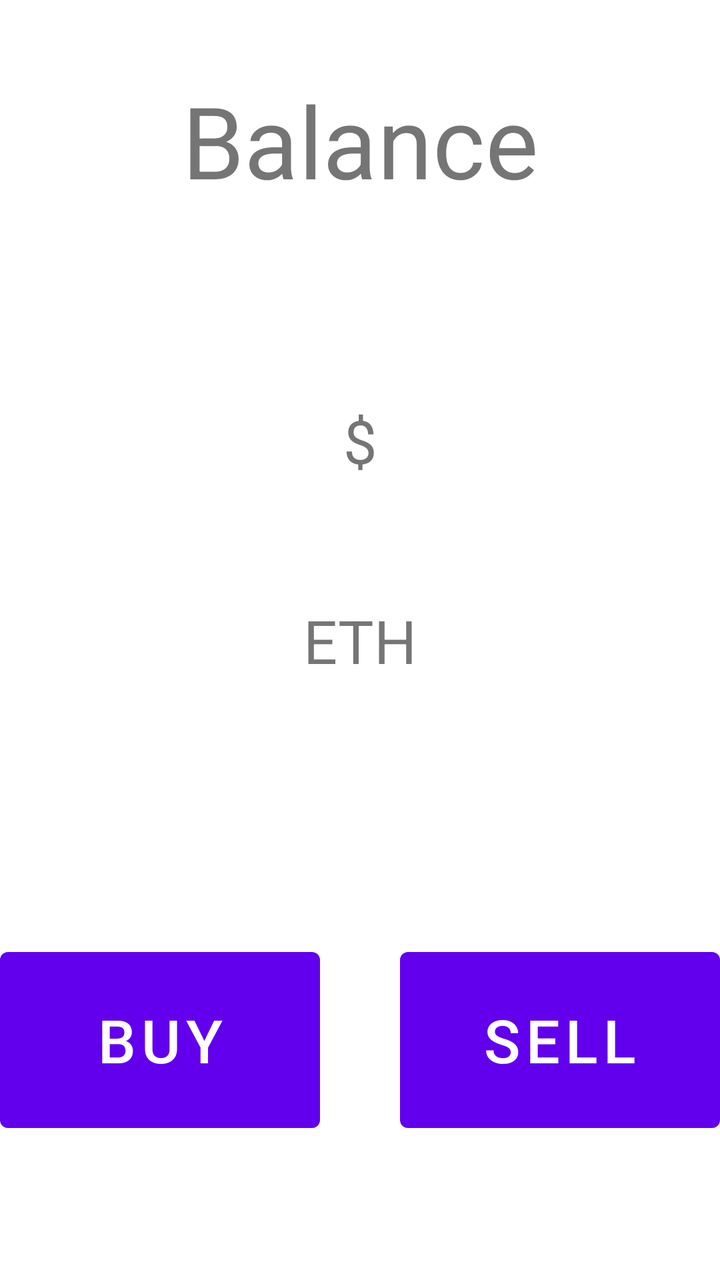
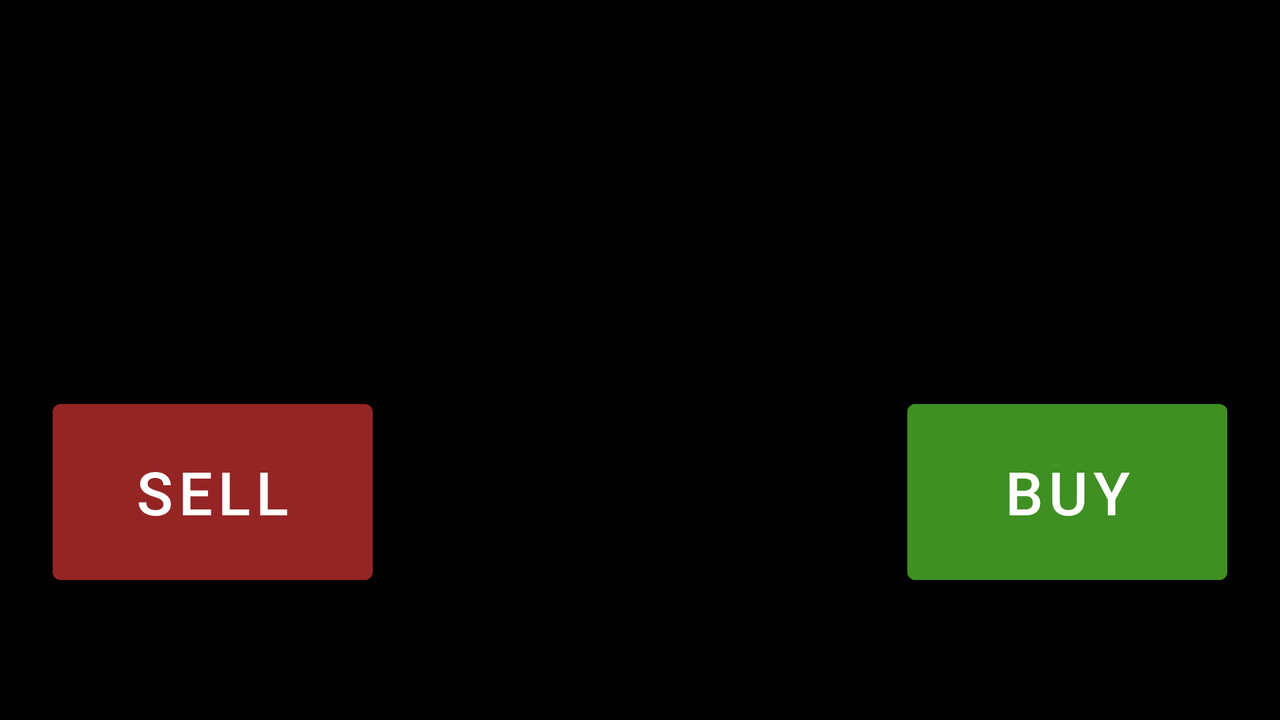

First picture: res/layout/ on a phone held upright. Second picture: the repository's own variant of that layout, on a device whose configuration matches the variant's folder. Source for both follows.
<!-- AndroidManifest.xml: application theme Theme.Blockchain -->
<!-- res/layout/fragmentbalance_layout.xml -->
<?xml version="1.0" encoding="utf-8"?>
<androidx.constraintlayout.widget.ConstraintLayout xmlns:android="http://schemas.android.com/apk/res/android"
    xmlns:app="http://schemas.android.com/apk/res-auto"
    xmlns:tools="http://schemas.android.com/tools"
    android:layout_width="match_parent"
    android:layout_height="match_parent"
    android:layout_gravity="center">

    <TextView
        android:id="@+id/balanceTitle"
        android:layout_width="wrap_content"
        android:layout_height="wrap_content"
        android:layout_marginBottom="500dp"
        android:text="Balance"
        android:textSize="50dp"
        app:layout_constraintBottom_toBottomOf="parent"
        app:layout_constraintLeft_toLeftOf="parent"
        app:layout_constraintRight_toRightOf="parent"
        app:layout_constraintTop_toTopOf="parent" />

    <TextView
        android:id="@+id/balanceUSD"
        android:layout_width="wrap_content"
        android:layout_height="wrap_content"
        android:layout_marginBottom="200dp"
        android:text="$"
        android:textSize="30dp"
        app:layout_constraintBottom_toBottomOf="parent"
        app:layout_constraintLeft_toLeftOf="parent"
        app:layout_constraintRight_toRightOf="parent"
        app:layout_constraintTop_toTopOf="parent" />

    <TextView
        android:id="@+id/balanceETH"
        android:layout_width="wrap_content"
        android:layout_height="wrap_content"
        android:layout_marginBottom="0dp"
        android:text="ETH"
        android:textSize="30dp"
        app:layout_constraintBottom_toBottomOf="parent"
        app:layout_constraintLeft_toLeftOf="parent"
        app:layout_constraintRight_toRightOf="parent"
        app:layout_constraintTop_toTopOf="parent" />

    <Button
        android:id="@+id/balanceBuy"
        android:layout_width="160dp"
        android:layout_height="100dp"
        android:layout_marginTop="400dp"
        android:layout_marginRight="200dp"
        android:text="BUY"
        android:textSize="30dp"
        app:layout_constraintBottom_toBottomOf="parent"
        app:layout_constraintLeft_toLeftOf="parent"
        app:layout_constraintRight_toRightOf="parent"
        app:layout_constraintTop_toTopOf="parent" />

    <Button
        android:id="@+id/balanceSELL"
        android:layout_width="160dp"
        android:layout_height="100dp"
        android:layout_marginLeft="200dp"
        android:layout_marginTop="400dp"
        android:text="SELL"
        android:textSize="30dp"
        app:layout_constraintBottom_toBottomOf="parent"
        app:layout_constraintLeft_toLeftOf="parent"
        app:layout_constraintRight_toRightOf="parent"
        app:layout_constraintTop_toTopOf="parent" />

</androidx.constraintlayout.widget.ConstraintLayout>
<!-- resources referenced by this layout -->
<resources>
  <style name="Theme.Blockchain" parent="Theme.MaterialComponents.DayNight.DarkActionBar">
          
          <item name="colorPrimary">@color/purple_500</item>
          <item name="colorPrimaryVariant">@color/purple_700</item>
          <item name="colorOnPrimary">@color/white</item>
          
          <item name="colorSecondary">@color/teal_200</item>
          <item name="colorSecondaryVariant">@color/teal_700</item>
          <item name="colorOnSecondary">@color/black</item>
          
          <item name="android:statusBarColor" tools:targetApi="l">?attr/colorPrimaryVariant</item>
          
      </style>
  <color name="purple_500">#FF6200EE</color>
  <color name="purple_700">#FF3700B3</color>
  <color name="white">#FFFFFFFF</color>
  <color name="teal_200">#FF03DAC5</color>
  <color name="teal_700">#FF018786</color>
  <color name="black">#FF000000</color>
</resources>
<!-- res/layout-land/fragmentbalance_layout.xml (the repository's variant of the layout above) -->
<!-- drawn on the phone turned sideways -->
<?xml version="1.0" encoding="utf-8"?>
<androidx.constraintlayout.widget.ConstraintLayout xmlns:android="http://schemas.android.com/apk/res/android"
    xmlns:app="http://schemas.android.com/apk/res-auto"
    xmlns:tools="http://schemas.android.com/tools"
    android:layout_width="match_parent"
    android:layout_height="match_parent"
    android:layout_gravity="center"
    android:visibility="visible"
    android:id="@+id/balance_view"
    android:background="@android:color/black">


    <TextView
        android:id="@+id/balanceTitle"
        android:layout_width="wrap_content"
        android:layout_height="wrap_content"
        android:text="Balance"
        android:textSize="50dp"
        app:layout_constraintVertical_bias="0.1"
        app:layout_constraintBottom_toBottomOf="parent"
        app:layout_constraintLeft_toLeftOf="parent"
        app:layout_constraintRight_toRightOf="parent"
        app:layout_constraintTop_toTopOf="parent" />

    <TextView
        android:id="@+id/balanceUSD"
        android:layout_width="wrap_content"
        android:layout_height="wrap_content"
        android:text="$"
        android:textSize="30dp"
        app:layout_constraintHorizontal_bias="0.5"
        app:layout_constraintVertical_bias="0.5"
        app:layout_constraintBottom_toBottomOf="parent"
        app:layout_constraintLeft_toLeftOf="parent"
        app:layout_constraintRight_toRightOf="parent"
        app:layout_constraintTop_toTopOf="parent" />

    <TextView
        android:id="@+id/balanceETH"
        android:layout_width="wrap_content"
        android:layout_height="wrap_content"
        android:text="ETH"
        android:textSize="30dp"
        app:layout_constraintHorizontal_bias="0.5"
        app:layout_constraintVertical_bias="0.8"
        app:layout_constraintBottom_toBottomOf="parent"
        app:layout_constraintLeft_toLeftOf="parent"
        app:layout_constraintRight_toRightOf="parent"
        app:layout_constraintTop_toTopOf="parent" />

    <Button
        android:id="@+id/balanceBuy"
        android:layout_width="160dp"
        android:layout_height="100dp"
        android:text="BUY"
        android:textSize="30dp"
        app:layout_constraintHorizontal_bias="0.8"
        app:layout_constraintVertical_bias="1"
        app:layout_constraintBottom_toBottomOf="@+id/balanceETH"
        app:layout_constraintLeft_toRightOf="@+id/balanceETH"
        app:layout_constraintRight_toRightOf="parent"
        app:layout_constraintTop_toTopOf="parent"
        android:backgroundTint="@color/yesGreen"/>

    <Button
        android:id="@+id/balanceSell"
        android:layout_width="160dp"
        android:layout_height="100dp"
        android:text="SELL"
        android:textSize="30dp"
        app:layout_constraintHorizontal_bias="0.2"
        app:layout_constraintVertical_bias="1"
        app:layout_constraintBottom_toBottomOf="@+id/balanceETH"
        app:layout_constraintLeft_toLeftOf="parent"
        app:layout_constraintRight_toLeftOf="@+id/balanceETH"
        app:layout_constraintTop_toTopOf="parent"
        android:backgroundTint="@color/noRed"/>

</androidx.constraintlayout.widget.ConstraintLayout>
<!-- resources referenced by the variant -->
<!-- as the phone turned sideways resolves them -->
<resources>
  <color name="noRed">#88BF3030</color>
  <color name="yesGreen">#904FB12C</color>
  <style name="Theme.Blockchain" parent="Theme.MaterialComponents.DayNight.DarkActionBar">
          
          <item name="colorPrimary">@color/purple_500</item>
          <item name="colorPrimaryVariant">@color/purple_700</item>
          <item name="colorOnPrimary">@color/white</item>
          
          <item name="colorSecondary">@color/teal_200</item>
          <item name="colorSecondaryVariant">@color/teal_700</item>
          <item name="colorOnSecondary">@color/black</item>
          
          <item name="android:statusBarColor" tools:targetApi="l">?attr/colorPrimaryVariant</item>
          
      </style>
  <color name="purple_500">#FF6200EE</color>
  <color name="purple_700">#FF3700B3</color>
  <color name="white">#FFFFFFFF</color>
  <color name="teal_200">#FF03DAC5</color>
  <color name="teal_700">#FF018786</color>
  <color name="black">#FF000000</color>
</resources>
